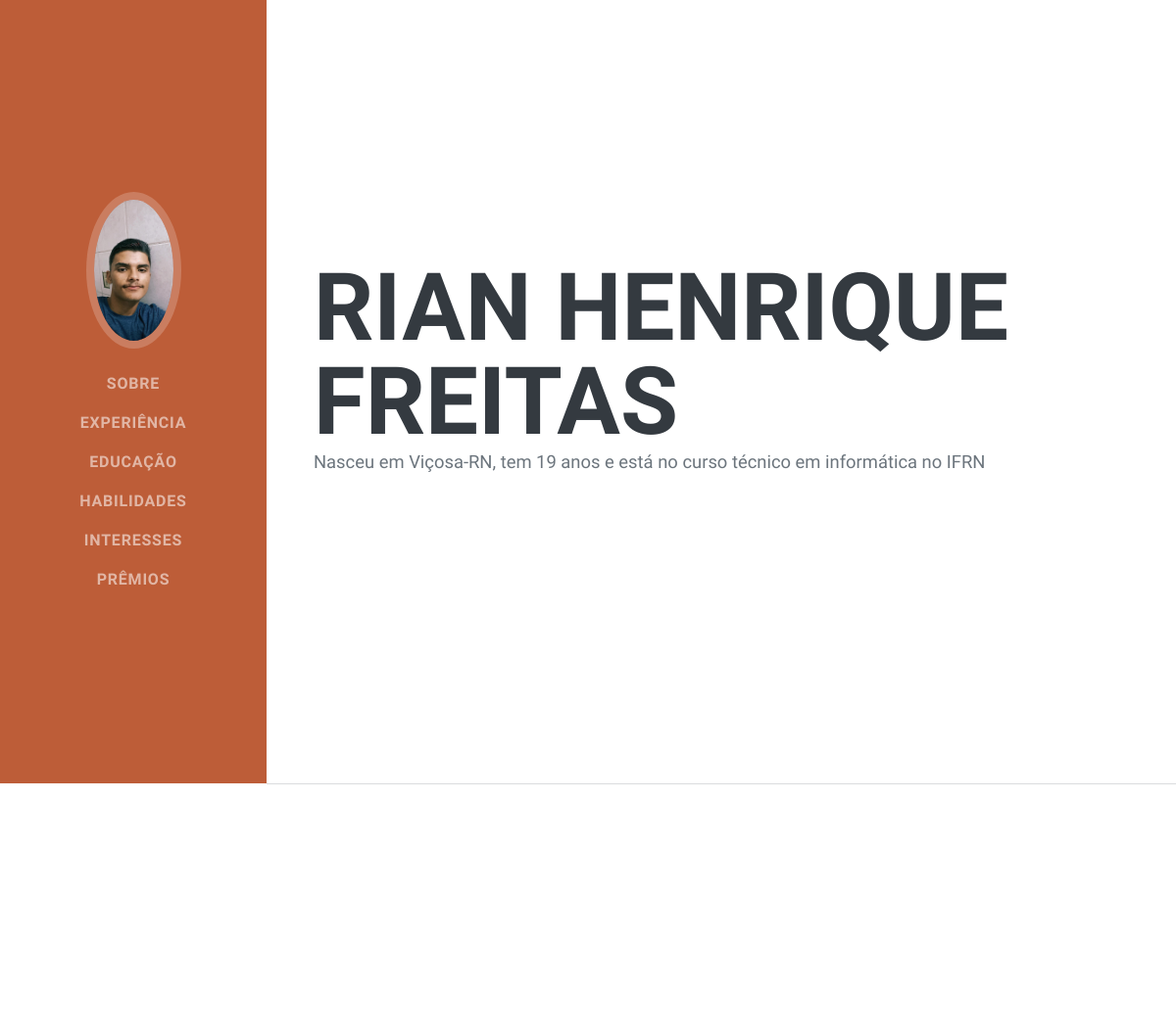
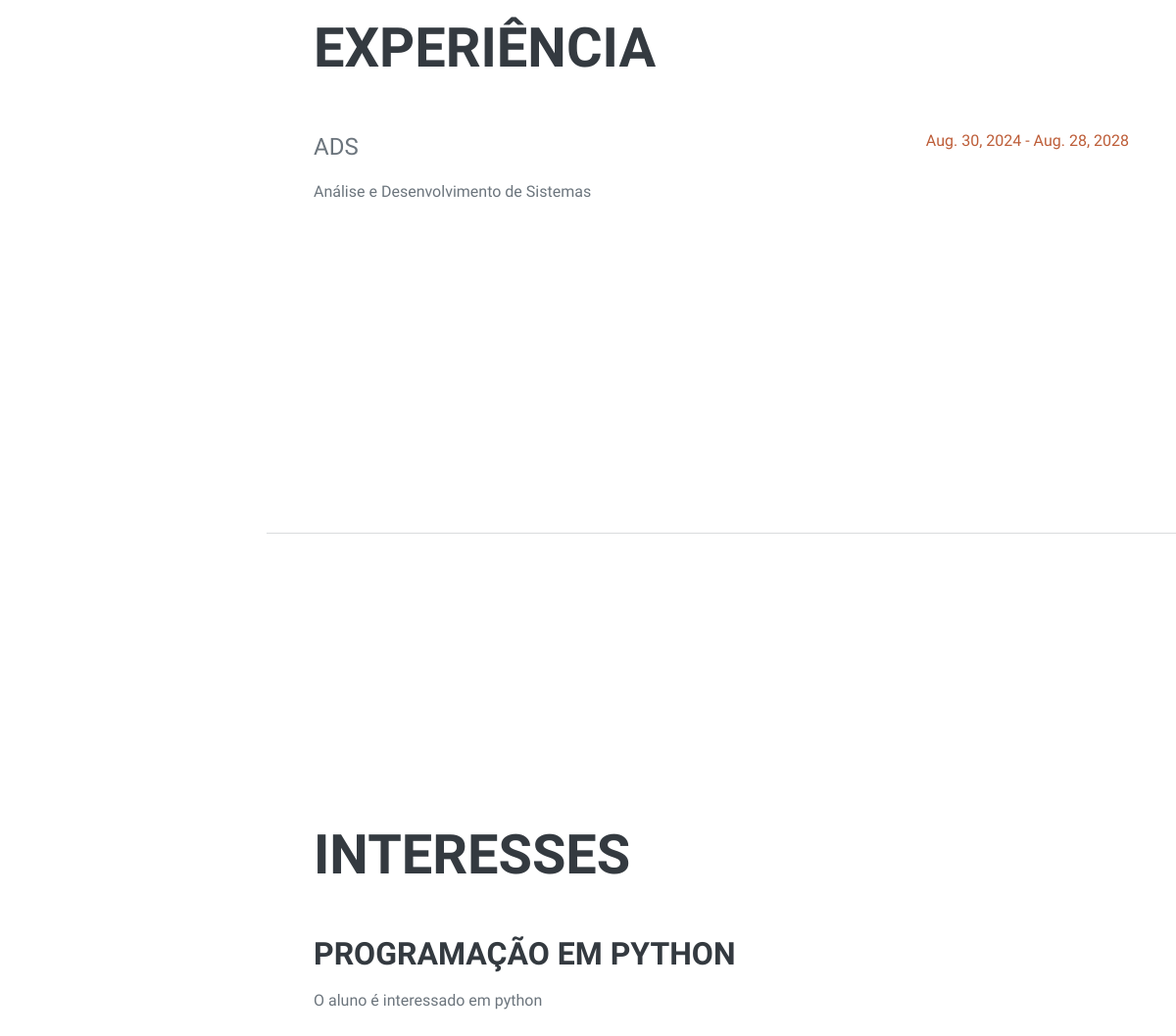
The page / on the database its author committed (2 pictures, top to bottom).
### blog/models.py (models this page shows, shortened)
class Perfil(models.Model):
    nome = models.CharField(max_length=100)
    biografia = models.TextField()
    imagem = models.ImageField(upload_to='perfil/', null=True, blank=True)
    interesses = models.ManyToManyField(Interesse)
    cursos = models.ManyToManyField(Curso)

class Curso(models.Model):
    nome = models.CharField(max_length=100)
    descricao = models.TextField()
    data_inicio = models.DateField()
    data_fim = models.DateField(null=True, blank=True)

class Interesse(models.Model):
    titulo = models.CharField(max_length=200)
    descricao = models.TextField()

### blog/views.py (the view)
# urls.py: path('', view=home, name='home'),
def home(request):
    cursos = Curso.objects.all()
    interesses = Interesse.objects.all()
    sobre = Perfil.objects.first()
    return render(request, 'index.html', {'cursos': cursos, 'interesses': interesses, 'sobre': sobre})

### blog/templates/index.html (shortened to what this page needs)
{% load static %}
<!DOCTYPE html>
<html lang="en">
    <head>
        <link href="{% static 'css/styles.css' %}" rel="stylesheet" />
    </head>
    <body id="page-top">
        <nav class="navbar navbar-expand-lg navbar-dark bg-primary fixed-top" id="sideNav">
            <a class="navbar-brand js-scroll-trigger" href="#page-top">
                <span class="d-none d-lg-block"><img class="img-fluid img-profile rounded-circle mx-auto mb-2" src="{{ sobre.imagem.url }}" alt="..." /></span>
            </a>
            <div class="collapse navbar-collapse" id="navbarResponsive">
                <ul class="navbar-nav">
                    <li class="nav-item"><a class="nav-link js-scroll-trigger" href="#about">Sobre</a></li>
                    <li class="nav-item"><a class="nav-link js-scroll-trigger" href="#experience">Experiência</a></li>
                    <li class="nav-item"><a class="nav-link js-scroll-trigger" href="#education">Educação</a></li>
                    <li class="nav-item"><a class="nav-link js-scroll-trigger" href="#skills">Habilidades</a></li>
                    <li class="nav-item"><a class="nav-link js-scroll-trigger" href="#interests">Interesses</a></li>
                    <li class="nav-item"><a class="nav-link js-scroll-trigger" href="#awards">Prêmios</a></li>
                </ul>
            </div>
        </nav>
        <div class="container-fluid p-0">
                <section class="resume-section" id="about">
                    <div class="resume-section-content">
                        <h1 class="mb-0">
                            {{ sobre.nome }}
                        </h1>
                        <p class="lead mb-5">{{ sobre.biografia }}</p>
                    </div>
                </section>
            <hr class="m-0" />
            <section class="resume-section" id="experience">
                <div class="resume-section-content">
                    <h2 class="mb-5">Experiência</h2>
                    {% for curso in cursos %}
                        <div class="d-flex flex-column flex-md-row justify-content-between mb-5">
                            <div class="flex-grow-1">
                                <div class="subheading mb-3">{{ curso.nome }}</div>
                                <p>{{ curso.descricao }}</p>
                            </div>
                            <div class="flex-shrink-0"><span class="text-primary">{{ curso.data_inicio }} - {{ curso.data_fim }}</span></div>
                        </div>
                    {% endfor %}
                </div>
            </section>
            <hr class="m-0" />
            <section class="resume-section" id="interests">
                <div class="resume-section-content">
                    <h2 class="mb-5">Interesses</h2>
                    {% for interesse in interesses %}
                        <h3 class="mb-3">{{ interesse.titulo }}</h3>
                        <p>{{ interesse.descricao }}</p>
                    {% endfor %}
                </div>
            </section>
        </div>
    </body>
</html>

### rows shown on the page
Perfil: imagem (picture), nome "RIAN HENRIQUE FREITAS", biografia "Nasceu em Viçosa-RN, tem 19 anos e está no curso técnico em informática no IFRN"
Curso: nome "ADS", descricao "Análise e Desenvolvimento de Sistemas", data_inicio "Aug. 30, 2024", data_fim "Aug. 28, 2028"
Interesse: titulo "PROGRAMAÇÃO EM PYTHON", descricao "O aluno é interessado em python"
